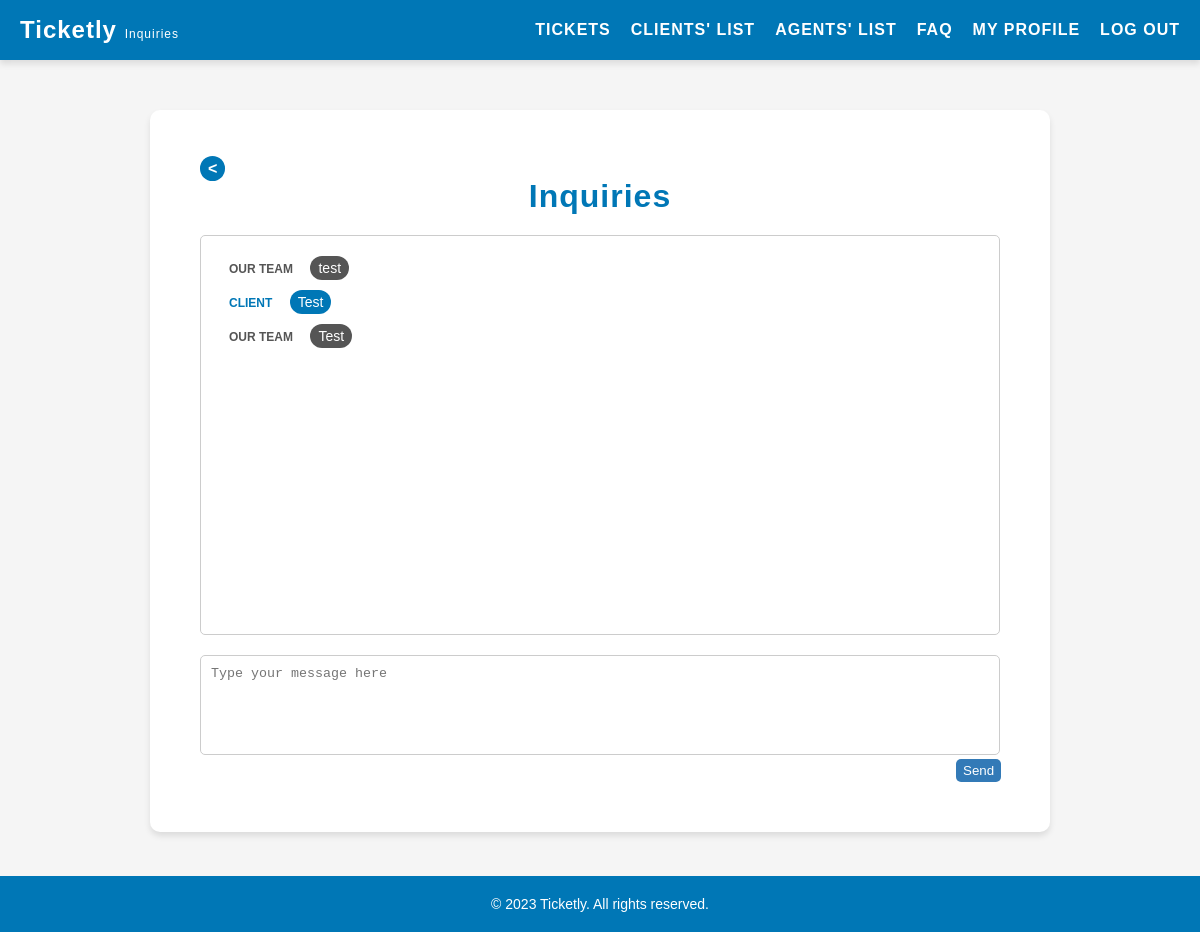
Before: /pages/inquiries.php (signed in) with the older database file.
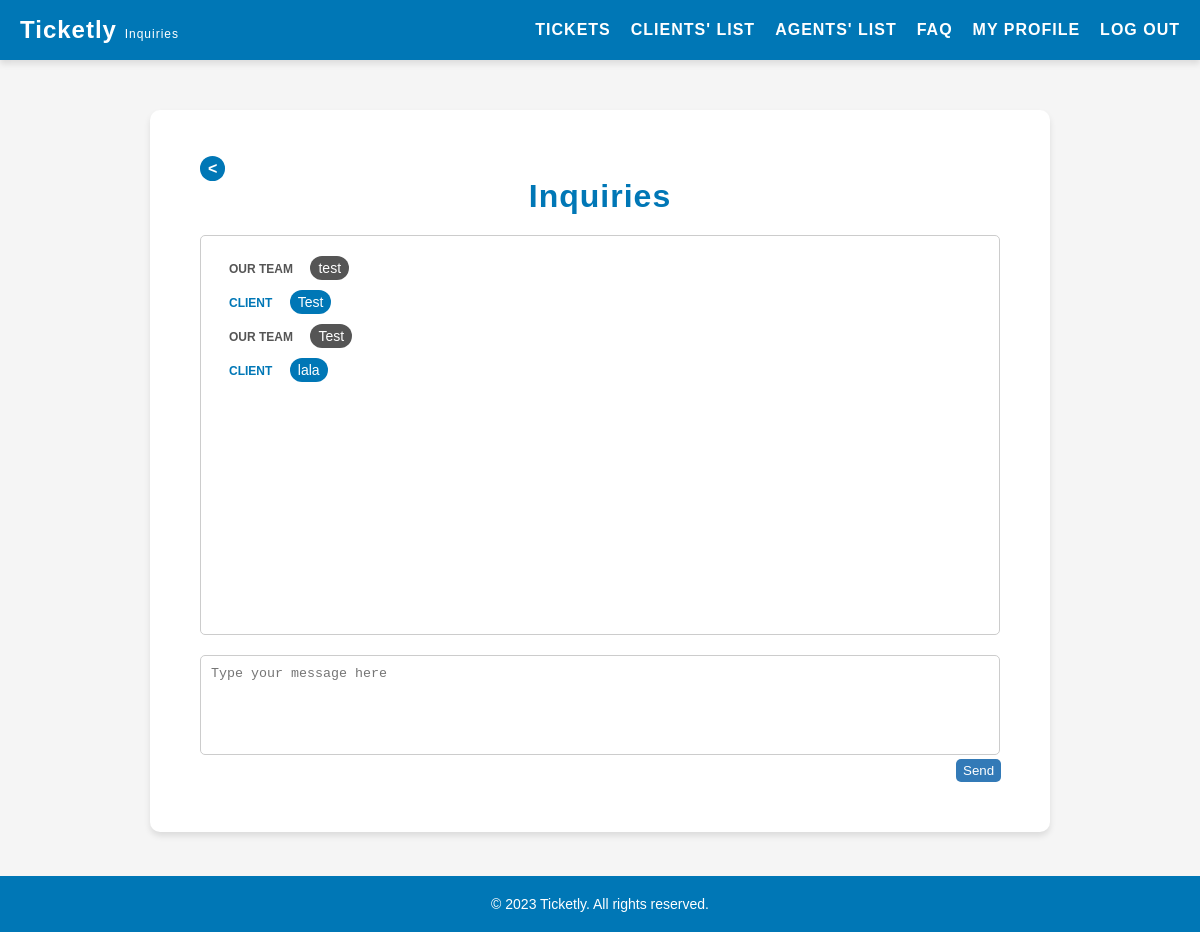
After: the same page with the newer database file.
### tables this page shows
CREATE TABLE inquiries (
    id INTEGER PRIMARY KEY AUTOINCREMENT,
    ticket_id INTEGER NOT NULL,
    user_role VARCHAR(10) NOT NULL CHECK (user_role IN ('client', 'agent', 'admin')),
    user_id INTEGER NOT NULL,
    message TEXT NOT NULL,
    created_at DATETIME NOT NULL,
    FOREIGN KEY(ticket_id) REFERENCES tickets(id),
    FOREIGN KEY(user_id) REFERENCES users(id)
);

### pages/inquiries.php (called while the page is built, shortened)
<?php
    $session = new Session();
    require_once(__DIR__ . '/../templates/inquiries.tpl.php');
    drawInquiries($session);
?>

### database/inquiries.class.php (called while the page is built, shortened)
<?php
    function getInquiries(PDO $db): array {
        $stmt = $db->prepare('SELECT * FROM inquiries');
        $stmt->execute();
        $inquiries = [];
        while ($row = $stmt->fetch(PDO::FETCH_ASSOC)) {
            $inquiries[] = $row;
        }
        return $inquiries;
    }
?>

### templates/inquiries.tpl.php (the view, shortened to what this page needs)
<?php function drawInquiries(Session $session) {
?>
<!DOCTYPE html>
<html lang="en">
<head>
    <link rel="stylesheet" href="../style/inquiries.css">
</head>
<body>
    <?php include '../templates/header.tpl.php';?>
    <main>
        <a href="../pages/tickets.php" class="back-button"><</a>
        <h2>Inquiries</h2>
        <section id="chat">
            <ul class="message-list">
                <?php
                    require_once '../database/connection.db.php';
                    require_once '../database/inquiries.class.php';
                    $db = getDatabaseConnection();
                    $inquiries = getInquiries($db);
                    foreach ($inquiries as $inquiry) {
                        $userRole = $inquiry['user_role'];
                        $message = $inquiry['message'];
                        $isUserMessage = ($userRole === 'client');
                ?>
                <li class="<?= $isUserMessage ? 'user-message' : 'agent-message' ?>">
                    <span class="message-sender"><?= $isUserMessage ? 'Client' : 'Our Team' ?></span>
                    <span class="message-content"><?= $message ?></span>
                </li>
                <?php } ?>
            </ul>
        </section>
        <section id="new-message">
            <form action="../actions/action_sendInquiry.php?id=<?= $_GET['id'] ?>" method="post">
                <textarea name="message" placeholder="Type your message here"></textarea>
                <button type="submit">Send</button>
            </form>
        </section>
    </main>
    <?php include '../templates/footer.tpl.php'; ?>
</body>
</html>
<?php } ?>

Changed rows visible on the page:
added inquiries: user_role "CLIENT", message "lala"
